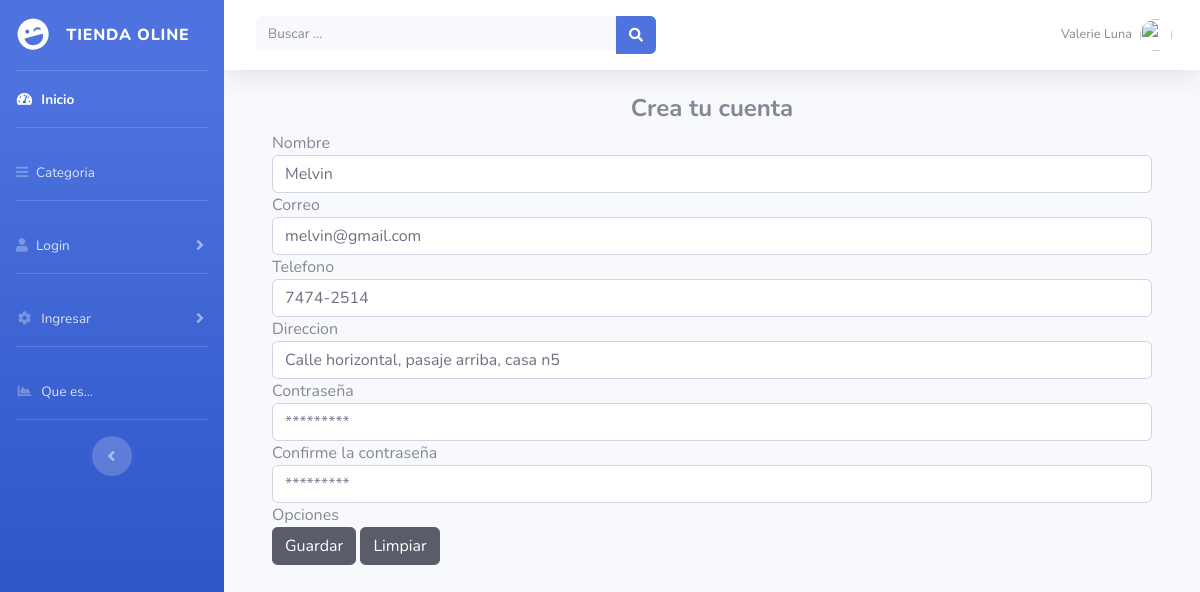
The app's page /Producto/editar/2 with its own data.
### tables this page shows
CREATE TABLE `usuarios` (
  `id` int(11) NOT NULL,
  `nombre` varchar(150) NOT NULL,
  `correo` varchar(150) NOT NULL,
  `pass` varchar(200) NOT NULL,
  `telefono` varchar(13) NOT NULL,
  `direccion` varchar(200) NOT NULL,
  `tipo` enum('Administrador','Estandar') DEFAULT 'Estandar'
);

### application/controllers/Producto.php (called while the page is built, shortened)
 <?php
    class Producto extends CI_Controller{
        public function editar($id = 0){
          if ($id == 0) {
            $this->load->model('usuario_model');
            $this->load->view('layout/menu');
              $this->load->view('nuevo/user');
              $this->load->view('layout/footer');
          }else {
            $this->load->model('usuario_model');
              $u = $this->usuario_model->userID($id);
              $this->load->view('layout/menu');
              $this->load->view('nuevo/user', ['datos' => $u]);
              $this->load->view('layout/footer');
          }
        }
    }
?>

### index.php (called while the page is built, shortened)
<?php
require_once BASEPATH.'core/CodeIgniter.php';

### application/models/usuario_model.php (called while the page is built, shortened)
<?php
class usuario_model extends CI_Model{
    public function userID($id){
        return $this->db->query("SELECT * FROM usuarios WHERE id = $id")->row();
    }
}

### application/views/nuevo/user.php (the view, shortened to what this page needs)
<body>
 <div class="container-fluid">
<form action="<?= base_url('Producto/ingresarActualizar') ?>" method="post" novalidate>
            <h4><center><b>Crea tu cuenta</b></center></h4>
                Nombre
                <input class="form-control" type="text" name="nombre" value="<?= $datos->nombre ?? '' ?>" placeholder="Nombre de usuario" >
                <th>Correo</th>
                <td><input class="form-control" type="email" name="correo" value="<?= $datos->correo ?? '' ?>" placeholder="nombre@gmail.com">
                Telefono
                <input class="form-control" type="text" name="telefono" value="<?= $datos->telefono ?? '' ?>" placeholder="0000-000" >
                Direccion
                <input class="form-control" type="text" name="direccion" value="<?= $datos->direccion ?? '' ?>" placeholder="Departamento, Municipio, Residencial" >
                Contraseña
                <input class="form-control" type="password" name="pass" placeholder="*********">
               Confirme la contraseña
                <input class="form-control" type="password" name="passconf" placeholder="*********">
                Opciones
                <br><input type="submit" value="Guardar"  class="btn btn-dark">
                <input type="reset" value="Limpiar"  class="btn btn-dark">
</form>
</div>
</body>

### records on screen
usuarios: nombre "Melvin", correo "melvin@gmail.com", telefono "7474-2514", direccion "Calle horizontal, pasaje arriba, casa n5"
